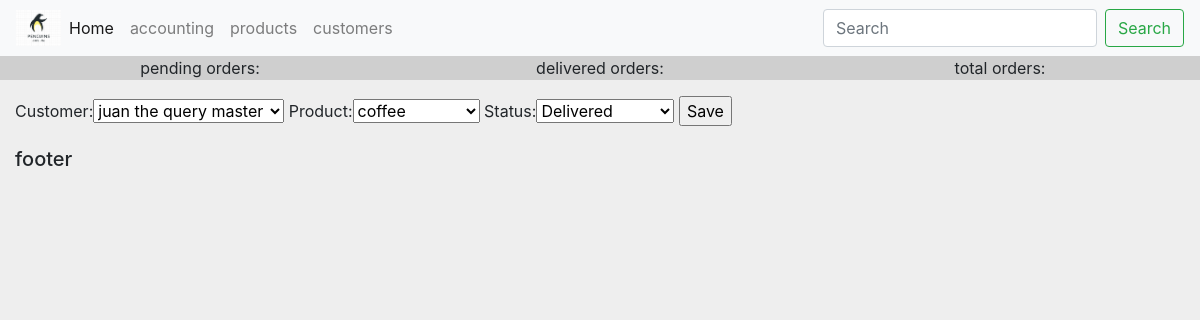
The app's page /accounting/order/update/7 with its own data.
### accounting/models.py (models this page shows, shortened)
class Order(models.Model):
    STATUS = (
        ('pending', 'Pending'),
        ('delivering', 'Out on delivery'),
        ('delivered', 'Delivered')
    )
    customer = models.ForeignKey(Customer, null=True, on_delete=models.SET_NULL)
    product = models.ForeignKey(Product, null=True, on_delete=models.SET_NULL)
    status = models.CharField(max_length=200, null=True, choices=STATUS)
    date_created = models.DateTimeField(auto_now_add=True, null=True)

### accounting/views.py (the view)
# urls.py: path('order/update/<int:pk>', views.orderUpdate, name="accounting_order_update"),
def orderUpdate(request, pk):
    order = Order.objects.get(id=pk)
    if request.method == 'POST':
        form = OrderForm(request.POST, instance=order)
        if form.is_valid:
            form.save()
            return redirect('accounting_home')
    form = OrderForm(instance=order)
    context = {
        'order_upsert_form' : form
    }
    return render(request, 'accounting/order_upsert.html', context)

### accounting/forms.py
class OrderForm(ModelForm):
    class Meta:
        model = Order
        fields = '__all__'

### accounting/models.py (called while the page is built)
    def __str__(self):
        return self.name

    def __str__(self):
        return self.name

### accounting/templates/accounting/order_upsert.html (shortened to what this page needs)
{% extends 'ivy/layout.html' %}
{% block content %}
    <div class="row">
        <div class="col">
            <form action="" method="POST">
                {{ order_upsert_form }}
                <input type="submit" value="Save">
            </form>
        </div>
    </div>
{% endblock content %}

### static/css/main.css (style rules this page uses)
body { background-color: rgb(238, 238, 238); }

### records on screen
Order: customer "juan the query master", product "coffee", status "Delivered"
